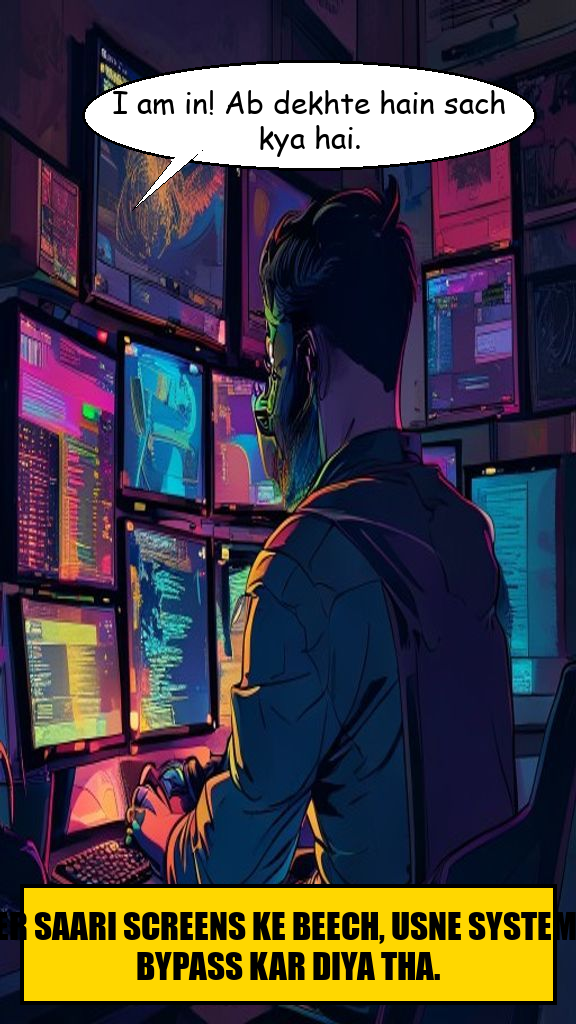

Write Python code to recreate this figure.
import os
import requests
import urllib.parse
import urllib.request
from PIL import Image, ImageDraw, ImageFont, ImageFilter, ImageOps
import random
import textwrap

# 1. Image Generation via Pollinations (as requested)
def generate_base_image(prompt, output_path):
    print("Generating base image via Pollinations AI...")
    seed = random.randint(1, 1000000)
    # Appending skill instructions to prompt
    full_prompt = f"{prompt}, American Superhero Comic style, bold black outlines, vibrant flat colors, high quality"
    url = f"https://image.pollinations.ai/prompt/{urllib.parse.quote(full_prompt)}?width=720&height=1280&seed={seed}&nologo=true"
    
    headers = {'User-Agent': 'Mozilla/5.0'}
    req = urllib.request.Request(url, headers=headers)
    with urllib.request.urlopen(req) as response:
        with open(output_path, "wb") as f:
            f.write(response.read())
    return output_path

# 2. Skill implementation using Pillow (Speech Bubble + Caption)
def apply_comic_skill(image_path, narration, dialogue, output_path):
    print("Applying Comic Skill (Speech Bubbles & Captions)...")
    img = Image.open(image_path).convert("RGBA")
    draw = ImageDraw.Draw(img)
    width, height = img.size

    # Try to load a comic-style font, fallback to default
    try:
        font_caption = ImageFont.truetype("C:\\Windows\\Fonts\\impact.ttf", 35)
        font_dialogue = ImageFont.truetype("C:\\Windows\\Fonts\\comic.ttf", 30) # Comic Sans
    except:
        font_caption = ImageFont.load_default()
        font_dialogue = ImageFont.load_default()

    # --- Draw Caption Box (Narration) ---
    # Draw yellow box at the bottom
    caption_margin = 20
    wrapper = textwrap.TextWrapper(width=45)
    lines = wrapper.wrap(text=narration.upper())
    line_height = 40
    box_height = len(lines) * line_height + 40
    
    box_y1 = height - box_height - caption_margin
    box_y2 = height - caption_margin
    
    # Yellow fill, Black outline
    draw.rectangle([caption_margin, box_y1, width - caption_margin, box_y2], 
                   fill="#FFD700", outline="black", width=4)
    
    y_text = box_y1 + 20
    for line in lines:
        try:
            left, top, right, bottom = draw.textbbox((0, 0), line, font=font_caption)
            text_w = right - left
        except: text_w = 0
        draw.text(((width - text_w) / 2, y_text), line, font=font_caption, fill="black")
        y_text += line_height

    # --- Draw Speech Bubble (Dialogue) ---
    if dialogue:
        wrapper = textwrap.TextWrapper(width=30)
        bubble_lines = wrapper.wrap(text=dialogue)
        b_line_height = 35
        
        # Calculate bubble size
        max_width = 0
        for line in bubble_lines:
            try:
                l, t, r, b = draw.textbbox((0, 0), line, font=font_dialogue)
                if (r-l) > max_width: max_width = (r-l)
            except: pass
            
        bubble_w = max_width + 60
        bubble_h = len(bubble_lines) * b_line_height + 40
        
        # Position at top right
        b_x = width - bubble_w - 40
        b_y = 60
        
        # Draw ellipse (the bubble)
        draw.ellipse([b_x, b_y, b_x + bubble_w, b_y + bubble_h], fill="white", outline="black", width=3)
        
        # Draw the tail of the bubble (pointing down-left towards character)
        tail_x = b_x + bubble_w * 0.2
        tail_y = b_y + bubble_h - 10
        point_x = tail_x - 40
        point_y = tail_y + 50
        draw.polygon([(tail_x, tail_y), (tail_x + 30, tail_y - 10), (point_x, point_y)], fill="white", outline="black")
        # redraw line to clean up internal polygon border
        draw.line([(tail_x, tail_y), (tail_x + 30, tail_y - 10)], fill="white", width=4)
        
        # Draw text inside bubble
        y_bubble_text = b_y + 20
        for line in bubble_lines:
            try:
                l, t, r, b = draw.textbbox((0, 0), line, font=font_dialogue)
                text_w = (r-l)
            except: text_w = 0
            draw.text((b_x + (bubble_w - text_w) / 2, y_bubble_text), line, font=font_dialogue, fill="black")
            y_bubble_text += b_line_height

    # Convert back to RGB and save
    final_img = img.convert("RGB")
    final_img.save(output_path)
    print(f"Comic Skill applied successfully! Saved at {output_path}")

if __name__ == "__main__":
    prompt = "A cool hacker staring at multiple glowing screens in a dark room"
    narration = "Dher saari screens ke beech, usne system ko bypass kar diya tha."
    dialogue = "I am in! Ab dekhte hain sach kya hai."
    
    base_img = "test_base.png"
    final_img = "test_comic_skill.png"
    
    generate_base_image(prompt, base_img)
    apply_comic_skill(base_img, narration, dialogue, final_img)
